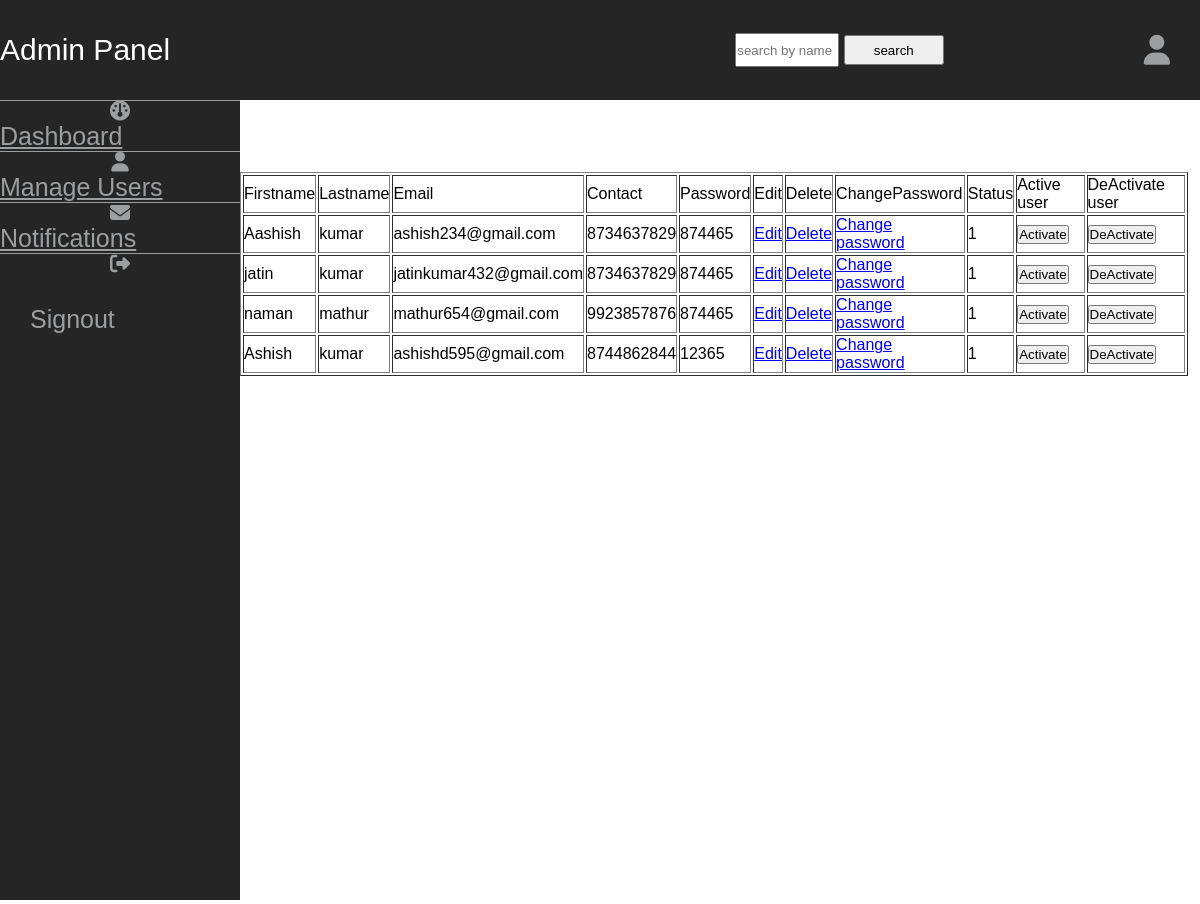
Screenshot of /manageusers.php (signed in) with the database file from the repository.
### tables this page shows
CREATE TABLE `table1` (
  `id` int(11) NOT NULL,
  `firstname` varchar(51) NOT NULL,
  `lastname` varchar(51) NOT NULL,
  `email` varchar(60) NOT NULL,
  `contact` bigint(10) NOT NULL,
  `password` varchar(51) NOT NULL,
  `statuss` int(11) NOT NULL,
  `OTP` int(4) NOT NULL,
  `time` timestamp(6) NOT NULL DEFAULT current_timestamp(6) ON UPDATE current_timestamp(6),
  `image` varchar(50) NOT NULL
);

### manageusers.php (the view, shortened to what this page needs)
<!DOCTYPE html>
<html lang="en">
<head>
  <link rel="stylesheet" href="style.css">
  <link rel="stylesheet" href="https://cdnjs.cloudflare.com/ajax/libs/font-awesome/6.5.2/css/all.min.css" />
</head>
<body>
<!DOCTYPE html>
<html lang="en">
<head>
  <link rel="stylesheet" href="style.css">
  <link rel="stylesheet" href="https://cdnjs.cloudflare.com/ajax/libs/font-awesome/6.5.2/css/all.min.css" />
</head>
<body>
<div class="header">
<?php
include "header.php";
?>
</div>
<div class="mid">
  <div class="mid1">
    <?php
     include "sidebar.php";
    ?>
  </div>
  <div class="mid2">
  <div class="d">
      <?php
      include "db.php";
         $data="SELECT * FROM table1";
         $data_query=$box->query($data);
         if($data_query->num_rows>0){
          echo '<table border=1 >';
           echo'<tr>
           <td>Firstname</td>
           <td>Lastname</td>
           <td>Email</td>
           <td>Contact</td>
           <td>Password</td>
           <td>Edit</td>
           <td>Delete</td>
           <td>ChangePassword</td>
           <td>Status</td>
           <td>Active user</td>
           <td>DeActivate user</td>
           </tr>';
          while($output=$data_query->fetch_assoc()){
            echo '
            </br>
            <tr>
            <td>'.$output['firstname'].'</br></td>
            <td>'.$output['lastname'].'</br></td>
            <td>'.$output['email'].'</br></td>
            <td>'.$output['contact'].'</br></td>
            <td>'.$output['password'].'</br></td>
            <td><a href="adminupdate.php?id='.$output['id'].'">Edit</a></td>
            <td><a href="logic.php?idd='.$output['id'].'">Delete</a></td>
            <td><a href="adminchangepassword.php?ida='.$output['id'].'">Change password</a></td>
            <td>'.$output['statuss'].'<br/></td>
            <td>
            <form action="logic.php" method="post">
            <input type="hidden" value="'.$output['email'].'" name="aemail">
            <input type="submit" value="Activate" name="active">
            </form>
            </td>
            <td>
            <form action="logic.php" method="post">
            <input type="hidden" value="'.$output['email'].'" name="demail">
            <input type="submit" value="DeActivate" name="deactive">
            </form>
            </td>
            </tr>
            ';
          }
          echo '</table>';
         }
       ?>
    </div>
</div>
</body>
</html>
</body>
</html>

### header.php (shortened to what this page needs)
<div class="head">
  <div class="adm">Admin Panel</div>
  <div class="form">
  <form action="logic.php" method="post">
    <input type="text" name="searchfield" placeholder="search by name">
    <input type="submit" value="search" name="search">
  </form>
</div>
<div class="logs">
    <i class="fa-solid fa-user" onclick="show()"></i>
     </div>
</div>

### sidebar.php
  <div class="sidebar">
  <div class="sideform">
<form action="logic.php" method="post">
<i class="fa-solid fa-gauge"></i>
 <a href="adminpanel.php">Dashboard</a>
  <i class="fa-solid fa-user"></i>
  <a href="manageusers.php">Manage Users</a>
  <i class="fa-solid fa-envelope"></i>
  <a href="notification.php">Notifications</a>
  <i class="fa-solid fa-right-from-bracket"></i>
  <input type="submit" value="Signout" name="logout" >
</form>
</div>
  </div>

### style.css (style rules this page uses)
* { margin:0; padding:0; font-family: arial; }
.header { width:100%; height: 100px; }
.head { width:100%; height: 100%; background-color: rgb(37, 37, 37); color:white; display: flex; align-items: center; justify-content: space-between; }
.adm { font-size:30px; flex-grow: 1; }
.form { margin-right:200px; }
.form input { width:100px; height: 30px; }
.logs i { font-size:30px; color:rgb(156, 158, 160); margin-right:30px; text-align: center; }
.mid { width:100%; height: 100vh; display:inline-block; }
.mid1 { width:20%; height:100%; float:left; }
.mid2 { width:79%; float:left; }
.sidebar { background-color: rgb(37, 37, 37); width:100%; height:100%; display: inline-block; }
.sideform { width:100%; height: 400px; }
.sideform { display: flex; flex-direction: column; align-items: center; }
.sideform i { border-top:1px solid rgb(156, 158, 160); width:100%; color:rgb(156, 158, 160); font-size:20px; text-align: center; }
.sideform form input { border:transparent; font-size:25px; margin:30px; background-color: rgb(37, 37, 37); color:rgb(156, 158, 160); }
.sideform a { color:rgb(156, 158, 160); font-size:25px; }

### rows the page displays
table1: firstname "Aashish", lastname "kumar", email "ashish234@gmail.com", contact "8734637829", password "874465", statuss "1"
table1: firstname "jatin", lastname "kumar", email "jatinkumar432@gmail.com", contact "8734637829", password "874465", statuss "1"
table1: firstname "naman", lastname "mathur", email "mathur654@gmail.com", contact "9923857876", password "874465", statuss "1"
table1: firstname "Ashish", lastname "kumar", email "ashishd595@gmail.com", contact "8744862844", password "12365", statuss "1"
